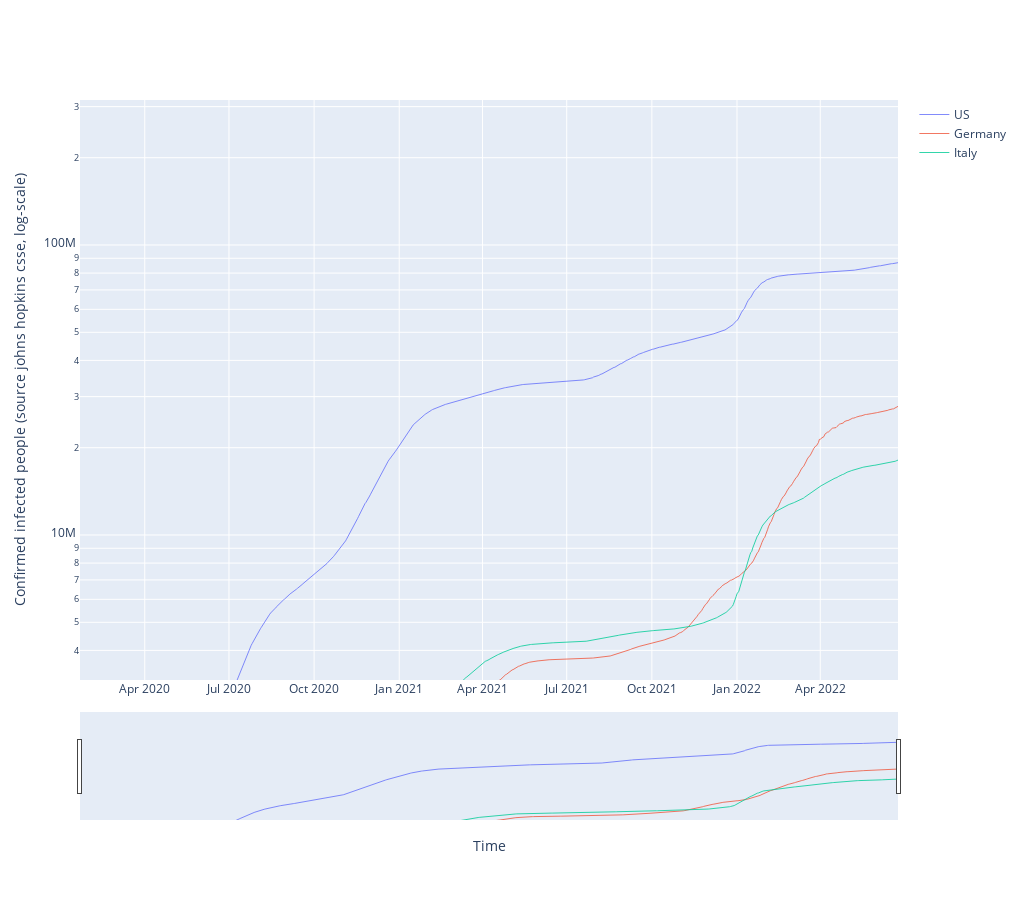

Here is the notebook cell this chart was saved with:
### Code cell
# defines how to plot the individual trace
for each in country_list:
    fig.add_trace(go.Scatter(x=df_plot.date,
                                y=df_plot[each],
                                mode='lines',
                                opacity=0.8,
                                line_width=1,
                                marker_size=2, 
                                name=each
                                 )
                     )

# defines the overall layout properties
fig.update_layout(
    width=1024,
    height=900,
    xaxis_title="Time",
    yaxis_title="Confirmed infected people (source johns hopkins csse, log-scale)",
)

fig.update_yaxes(type="log",range=[6.5,8.5])
fig.update_layout(xaxis_rangeslider_visible=True)
fig.show()

### Figure 1 — Plotly figure (JSON) as saved in the notebook; plotly's stock layout.template omitted (floating-point values rounded to 4 significant figures; data arrays with more than 128 entries replaced by an {"elided": "..."} marker saying what was removed)
{"data": [{"line": {"width": 1}, "marker": {"size": 2}, "mode": "lines", "name": "US", "opacity": 0.8, "type": "scatter", "x": {"elided": "885 str values"}, "y": {"elided": "885 int values"}}, {"line": {"width": 1}, "marker": {"size": 2}, "mode": "lines", "name": "Germany", "opacity": 0.8, "type": "scatter", "x": {"elided": "885 str values"}, "y": {"elided": "885 int values"}}, {"line": {"width": 1}, "marker": {"size": 2}, "mode": "lines", "name": "Italy", "opacity": 0.8, "type": "scatter", "x": {"elided": "885 str values"}, "y": {"elided": "885 int values"}}], "layout": {"height": 900, "width": 1024, "xaxis": {"rangeslider": {"visible": true}, "title": {"text": "Time"}}, "yaxis": {"range": [6.5, 8.5], "title": {"text": "Confirmed infected people (source johns hopkins csse, log-scale)"}, "type": "log"}}}
